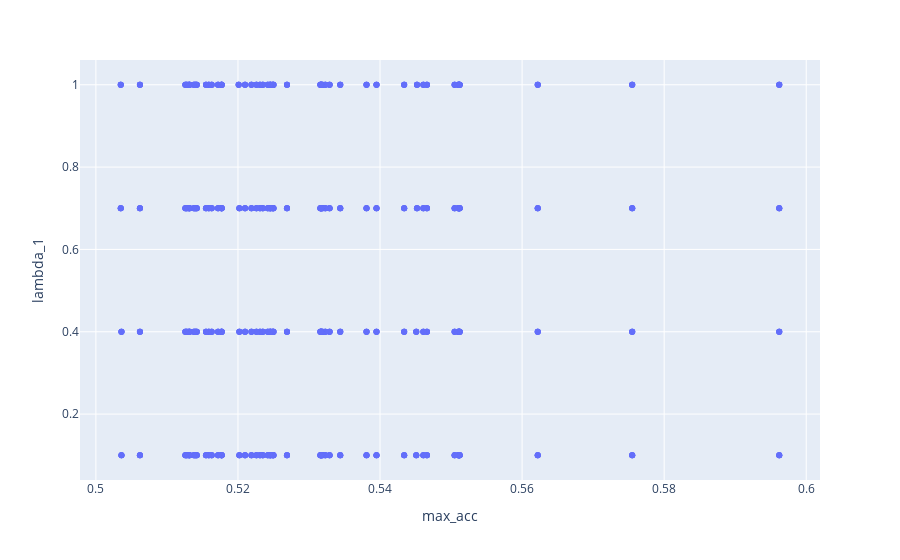

Notebook code cell kept with this figure:
### Code cell
px.scatter(data_frame=all_res,y='lambda_1',x='max_acc') #gamma ~ 1?

### Figure 1 — Plotly figure (JSON) as saved in the notebook; plotly's stock layout.template omitted (floating-point values rounded to 4 significant figures; data arrays with more than 128 entries replaced by an {"elided": "..."} marker saying what was removed)
{"data": [{"hovertemplate": "max_acc=%{x}<br>lambda_1=%{y}<extra></extra>", "legendgroup": "", "marker": {"color": "#636efa", "symbol": "circle"}, "mode": "markers", "name": "", "orientation": "v", "showlegend": false, "type": "scatter", "x": {"elided": "768 float values"}, "xaxis": "x", "y": {"elided": "768 float values"}, "yaxis": "y"}], "layout": {"legend": {"tracegroupgap": 0}, "margin": {"t": 60}, "xaxis": {"anchor": "y", "domain": [0, 1], "title": {"text": "max_acc"}}, "yaxis": {"anchor": "x", "domain": [0, 1], "title": {"text": "lambda_1"}}}}
